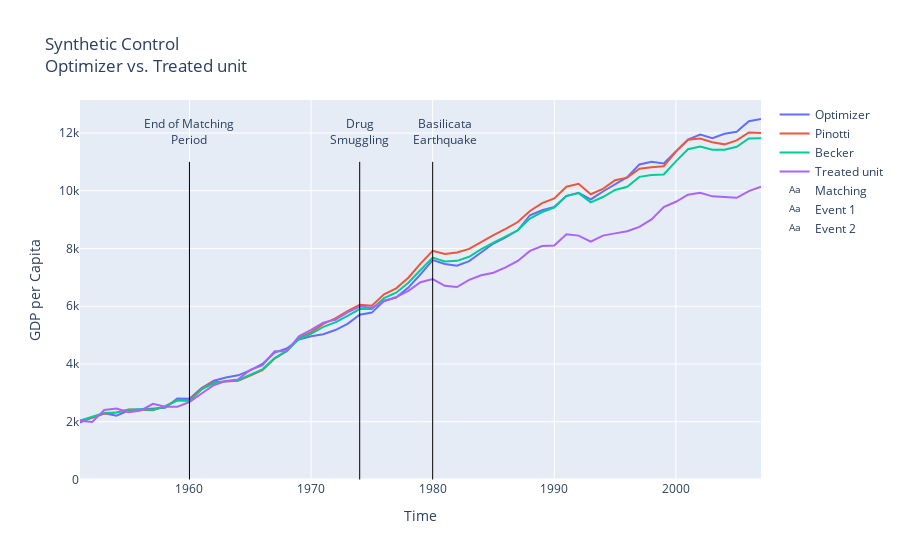

The code cell stored with this chart in its notebook:
### Markdown cell above
#### Graphical Comparison

### Code cell
w_pinotti = np.array([0, 0, 0, 0, 0, 0, 0, 0, 0, 0, 0, 0, 0.624, 0.376, 0]).reshape(15, 1)
w_becker = np.array([0, 0, 0, 0, 0, 0, 0, 0, 0, 0, 0, 0, 0.43035, 0.48934, 0.0803045]).reshape(15,1)

y_synth_pinotti = w_pinotti.T @ y_control_all
y_synth_becker = w_becker.T @ y_control_all
y_synth_basic = w_basic.T @ y_control_all

fig = go.Figure()
fig.add_trace(go.Scatter(x=list(data.year.unique()), y=y_synth_basic[0],
                    mode='lines', name='Optimizer'))
fig.add_trace(go.Scatter(x=list(data.year.unique()), y=y_synth_pinotti[0],
                    mode='lines', name='Pinotti'))
fig.add_trace(go.Scatter(x=list(data.year.unique()), y=y_synth_becker[0],
                    mode='lines', name='Becker'))
fig.add_trace(go.Scatter(x=list(data.year.unique()), y=y_treat_all[0],
                    mode='lines', name='Treated unit'))

fig.add_shape(dict(type="line", x0=1960, y0=0, x1=1960, y1=11000,
                   line=dict(color="Black", width=1)))

fig.add_shape(dict(type="line", x0=1974, y0=0, x1=1974, y1=11000,
                   line=dict(color="Black", width=1)))

fig.add_shape(dict(type="line", x0=1980, y0=0, x1=1980, y1=11000,
                   line=dict(color="Black", width=1)))

fig.add_trace(go.Scatter(x=[1960], y=[12000], mode="text",
    name="Matching", text=["End of Matching<br>Period"]))

fig.add_trace(go.Scatter(x=[1974], y=[12000], mode="text",
    name="Event 1", text=["Drug<br>Smuggling"]))

fig.add_trace(go.Scatter(x=[1981], y=[12000], mode="text",
    name="Event 2", text=["Basilicata<br>Earthquake"]))

fig.update_layout(title='Synthetic Control<br>Optimizer vs. Treated unit',
                   xaxis_title='Time', yaxis_title='GDP per Capita')

# Dynamic graph
fig.show()

# Static graph only for display on github
#fig.show(renderer="png")
